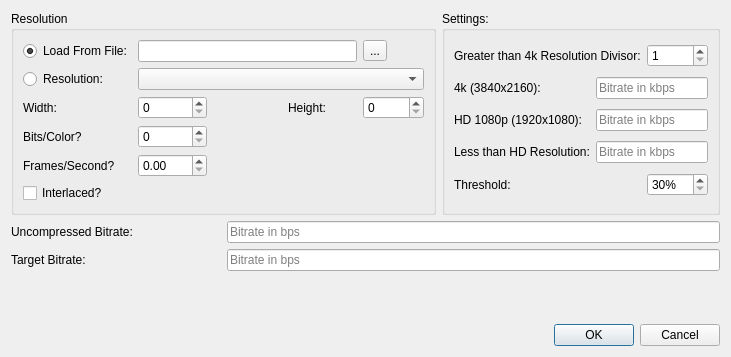
<?xml version="1.0" encoding="UTF-8"?>
<ui version="4.0">
 <class>NMediaManager::NPreferences::NUi::CQualityExperiment</class>
 <widget class="QDialog" name="NMediaManager::NPreferences::NUi::CQualityExperiment">
  <property name="geometry">
   <rect>
    <x>0</x>
    <y>0</y>
    <width>731</width>
    <height>357</height>
   </rect>
  </property>
  <property name="windowTitle">
   <string>Dialog</string>
  </property>
  <layout class="QGridLayout" name="gridLayout_2">
   <item row="0" column="0" colspan="2">
    <widget class="QGroupBox" name="groupBox_2">
     <property name="title">
      <string>Resolution</string>
     </property>
     <layout class="QGridLayout" name="gridLayout_3">
      <item row="7" column="0" colspan="5">
       <widget class="QCheckBox" name="interlaced">
        <property name="text">
         <string>Interlaced?</string>
        </property>
       </widget>
      </item>
      <item row="2" column="1" colspan="4">
       <widget class="QComboBox" name="resolutionName">
        <item>
         <property name="text">
          <string/>
         </property>
        </item>
        <item>
         <property name="text">
          <string>8k (7680x4320)</string>
         </property>
        </item>
        <item>
         <property name="text">
          <string>4k (3840x2160)</string>
         </property>
        </item>
        <item>
         <property name="text">
          <string>1080p (1920x1080p)</string>
         </property>
        </item>
        <item>
         <property name="text">
          <string>1080i (1920x1080i)</string>
         </property>
        </item>
        <item>
         <property name="text">
          <string>720p (1280x720p)</string>
         </property>
        </item>
        <item>
         <property name="text">
          <string>SD (640x480)</string>
         </property>
        </item>
       </widget>
      </item>
      <item row="4" column="4">
       <widget class="QSpinBox" name="height">
        <property name="maximum">
         <number>16000</number>
        </property>
       </widget>
      </item>
      <item row="4" column="0">
       <widget class="QLabel" name="label_2">
        <property name="text">
         <string>Width:</string>
        </property>
       </widget>
      </item>
      <item row="6" column="1">
       <widget class="QDoubleSpinBox" name="fps">
        <property name="maximum">
         <double>600.000000000000000</double>
        </property>
       </widget>
      </item>
      <item row="0" column="0">
       <widget class="QRadioButton" name="loadFromFile">
        <property name="text">
         <string>Load From File:</string>
        </property>
        <property name="checked">
         <bool>true</bool>
        </property>
       </widget>
      </item>
      <item row="4" column="3">
       <widget class="QLabel" name="label_3">
        <property name="text">
         <string>Height:</string>
        </property>
       </widget>
      </item>
      <item row="6" column="0">
       <widget class="QLabel" name="label_5">
        <property name="text">
         <string>Frames/Second?</string>
        </property>
       </widget>
      </item>
      <item row="2" column="0">
       <widget class="QRadioButton" name="selectResolution">
        <property name="text">
         <string>Resolution:</string>
        </property>
       </widget>
      </item>
      <item row="5" column="0">
       <widget class="QLabel" name="label_4">
        <property name="text">
         <string>Bits/Color?</string>
        </property>
       </widget>
      </item>
      <item row="5" column="1">
       <widget class="QSpinBox" name="bitsPerColor">
        <property name="maximum">
         <number>128</number>
        </property>
       </widget>
      </item>
      <item row="4" column="1">
       <widget class="QSpinBox" name="width">
        <property name="maximum">
         <number>16000</number>
        </property>
       </widget>
      </item>
      <item row="0" column="4">
       <widget class="QToolButton" name="openBtn">
        <property name="text">
         <string>...</string>
        </property>
        <property name="icon">
         <iconset resource="../../SABUtils/resources/SABUtils.qrc">
          <normaloff>:/SABUtilsResources/open.png</normaloff>:/SABUtilsResources/open.png</iconset>
        </property>
       </widget>
      </item>
      <item row="0" column="1" colspan="3">
       <widget class="QLineEdit" name="fileName">
        <property name="readOnly">
         <bool>true</bool>
        </property>
       </widget>
      </item>
     </layout>
    </widget>
   </item>
   <item row="0" column="2">
    <widget class="QGroupBox" name="groupBox">
     <property name="title">
      <string>Settings:</string>
     </property>
     <layout class="QGridLayout" name="gridLayout">
      <item row="0" column="2">
       <widget class="QSpinBox" name="greaterThan4kDivisor">
        <property name="minimum">
         <number>1</number>
        </property>
        <property name="maximum">
         <number>10000</number>
        </property>
        <property name="stepType">
         <enum>QAbstractSpinBox::AdaptiveDecimalStepType</enum>
        </property>
       </widget>
      </item>
      <item row="3" column="0">
       <widget class="QLabel" name="label_10">
        <property name="text">
         <string>Less than HD Resolution:</string>
        </property>
       </widget>
      </item>
      <item row="1" column="0">
       <widget class="QLabel" name="label_6">
        <property name="text">
         <string>4k (3840x2160):</string>
        </property>
       </widget>
      </item>
      <item row="4" column="2">
       <widget class="QSpinBox" name="resolutionThreshold">
        <property name="suffix">
         <string>%</string>
        </property>
        <property name="minimum">
         <number>30</number>
        </property>
        <property name="maximum">
         <number>200</number>
        </property>
       </widget>
      </item>
      <item row="0" column="0" colspan="2">
       <widget class="QLabel" name="label_9">
        <property name="text">
         <string>Greater than 4k Resolution Divisor:</string>
        </property>
       </widget>
      </item>
      <item row="2" column="1" colspan="2">
       <widget class="NSABUtils::CLineEditWithSuffix" name="targetHDBitrate">
        <property name="maxLength">
         <number>10</number>
        </property>
        <property name="placeholderText">
         <string>Bitrate in kbps</string>
        </property>
       </widget>
      </item>
      <item row="2" column="0">
       <widget class="QLabel" name="label_7">
        <property name="text">
         <string>HD 1080p (1920x1080):</string>
        </property>
       </widget>
      </item>
      <item row="4" column="0" colspan="2">
       <widget class="QLabel" name="label_12">
        <property name="text">
         <string>Threshold:</string>
        </property>
       </widget>
      </item>
      <item row="1" column="1" colspan="2">
       <widget class="NSABUtils::CLineEditWithSuffix" name="target4kBitrate">
        <property name="placeholderText">
         <string>Bitrate in kbps</string>
        </property>
       </widget>
      </item>
      <item row="3" column="1" colspan="2">
       <widget class="NSABUtils::CLineEditWithSuffix" name="targetSubHDBitrate">
        <property name="maxLength">
         <number>10</number>
        </property>
        <property name="placeholderText">
         <string>Bitrate in kbps</string>
        </property>
       </widget>
      </item>
     </layout>
    </widget>
   </item>
   <item row="1" column="0">
    <widget class="QLabel" name="label_8">
     <property name="text">
      <string>Uncompressed Bitrate:</string>
     </property>
    </widget>
   </item>
   <item row="1" column="1" colspan="2">
    <layout class="QHBoxLayout" name="horizontalLayout">
     <item>
      <widget class="NSABUtils::CLineEditWithSuffix" name="uncompressedBitrate">
       <property name="readOnly">
        <bool>true</bool>
       </property>
       <property name="placeholderText">
        <string>Bitrate in bps</string>
       </property>
      </widget>
     </item>
    </layout>
   </item>
   <item row="2" column="0">
    <widget class="QLabel" name="resultLabel">
     <property name="text">
      <string>Target Bitrate:</string>
     </property>
    </widget>
   </item>
   <item row="3" column="0">
    <spacer name="verticalSpacer">
     <property name="orientation">
      <enum>Qt::Vertical</enum>
     </property>
     <property name="sizeHint" stdset="0">
      <size>
       <width>20</width>
       <height>40</height>
      </size>
     </property>
    </spacer>
   </item>
   <item row="2" column="1" colspan="2">
    <layout class="QHBoxLayout" name="horizontalLayout_2">
     <item>
      <widget class="NSABUtils::CLineEditWithSuffix" name="targetBitrate">
       <property name="readOnly">
        <bool>true</bool>
       </property>
       <property name="placeholderText">
        <string>Bitrate in bps</string>
       </property>
      </widget>
     </item>
    </layout>
   </item>
   <item row="4" column="0" colspan="3">
    <widget class="QDialogButtonBox" name="buttonBox">
     <property name="orientation">
      <enum>Qt::Horizontal</enum>
     </property>
     <property name="standardButtons">
      <set>QDialogButtonBox::Cancel|QDialogButtonBox::Ok</set>
     </property>
    </widget>
   </item>
  </layout>
 </widget>
 <customwidgets>
  <customwidget>
   <class>NSABUtils::CLineEditWithSuffix</class>
   <extends>QLineEdit</extends>
   <header>SABUtils/LineEditWithSuffix.h</header>
  </customwidget>
 </customwidgets>
 <tabstops>
  <tabstop>loadFromFile</tabstop>
  <tabstop>fileName</tabstop>
  <tabstop>openBtn</tabstop>
  <tabstop>selectResolution</tabstop>
  <tabstop>resolutionName</tabstop>
  <tabstop>width</tabstop>
  <tabstop>height</tabstop>
  <tabstop>bitsPerColor</tabstop>
  <tabstop>fps</tabstop>
  <tabstop>interlaced</tabstop>
  <tabstop>greaterThan4kDivisor</tabstop>
  <tabstop>target4kBitrate</tabstop>
  <tabstop>targetHDBitrate</tabstop>
  <tabstop>targetSubHDBitrate</tabstop>
  <tabstop>resolutionThreshold</tabstop>
  <tabstop>uncompressedBitrate</tabstop>
  <tabstop>targetBitrate</tabstop>
 </tabstops>
 <resources>
  <include location="../../UI/resources/application.qrc"/>
  <include location="../../SABUtils/resources/SABUtils.qrc"/>
 </resources>
 <connections>
  <connection>
   <sender>buttonBox</sender>
   <signal>accepted()</signal>
   <receiver>NMediaManager::NPreferences::NUi::CQualityExperiment</receiver>
   <slot>accept()</slot>
   <hints>
    <hint type="sourcelabel">
     <x>248</x>
     <y>254</y>
    </hint>
    <hint type="destinationlabel">
     <x>157</x>
     <y>274</y>
    </hint>
   </hints>
  </connection>
  <connection>
   <sender>buttonBox</sender>
   <signal>rejected()</signal>
   <receiver>NMediaManager::NPreferences::NUi::CQualityExperiment</receiver>
   <slot>reject()</slot>
   <hints>
    <hint type="sourcelabel">
     <x>316</x>
     <y>260</y>
    </hint>
    <hint type="destinationlabel">
     <x>286</x>
     <y>274</y>
    </hint>
   </hints>
  </connection>
 </connections>
</ui>
